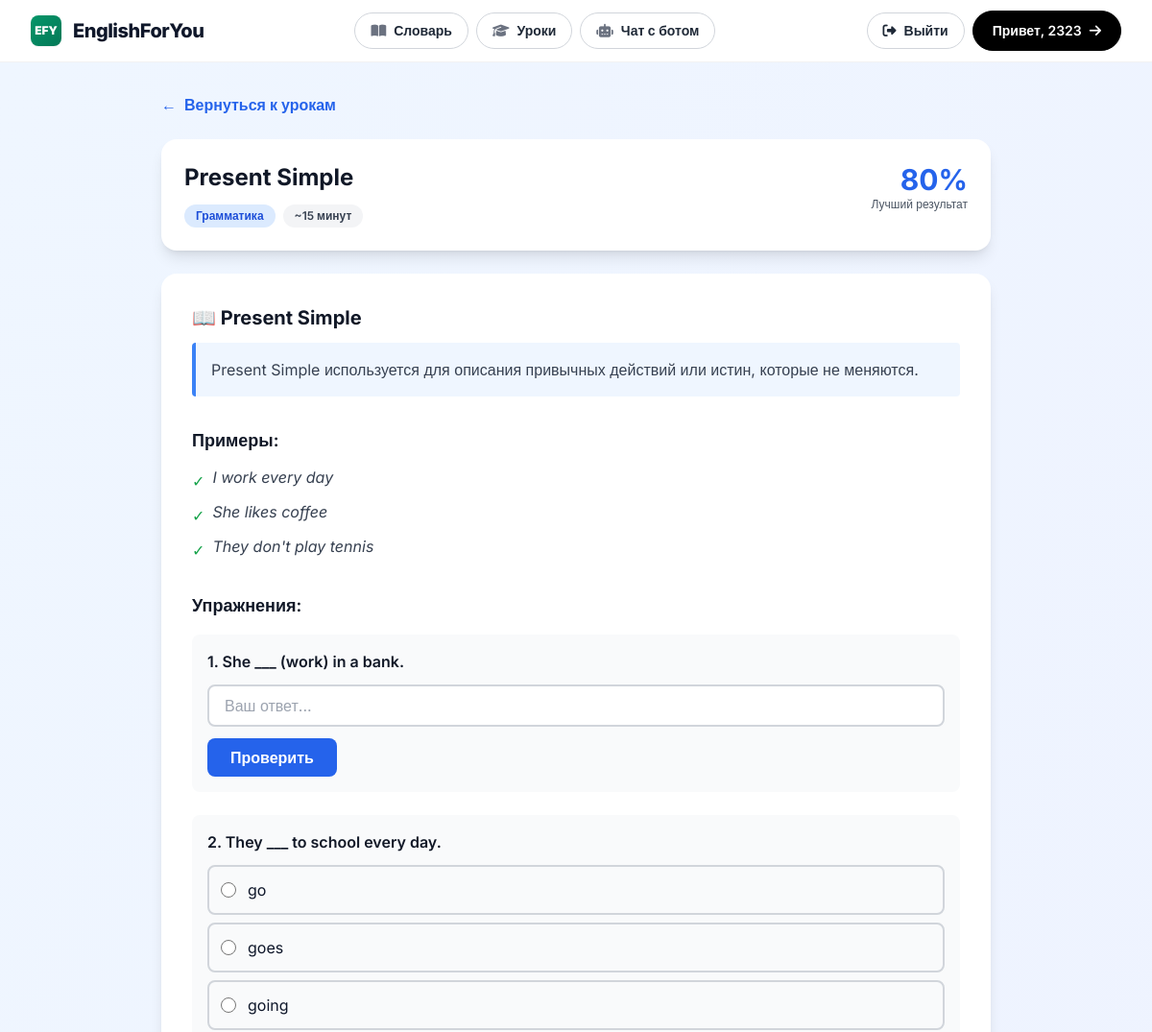
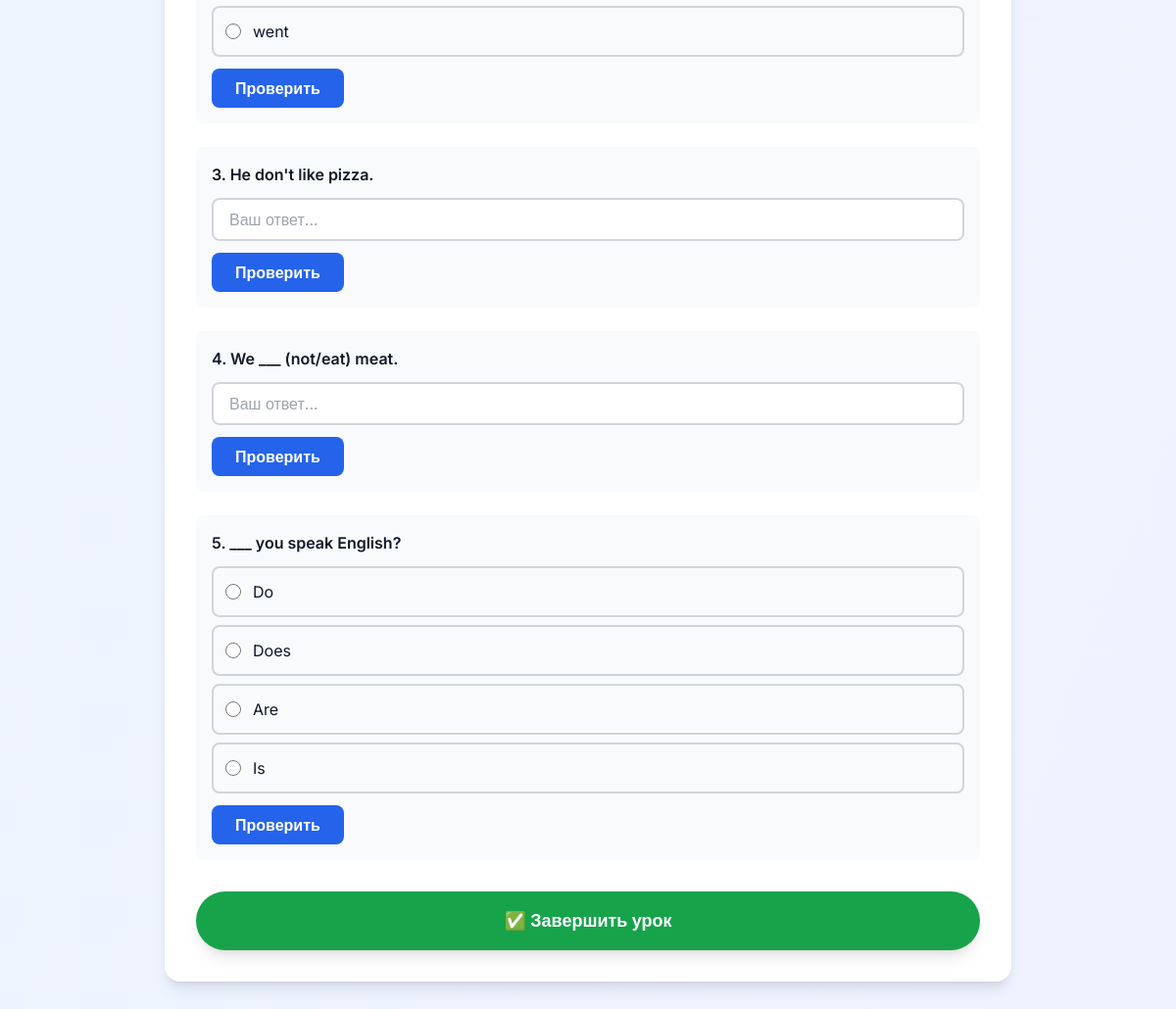
Screenshot of /lessons/lesson/1/ (signed in) with the database file from the repository (2 pictures, top to bottom).
### lessons/models.py (models this page shows, shortened)
class Lesson(models.Model):
    TYPE_CHOICES = [
        ('grammar', 'Грамматика'),
        ('vocabulary', 'Лексика'),
        ('reading', 'Чтение'),
    ]
    block = models.ForeignKey(
        LessonBlock,
        on_delete=models.CASCADE,
        related_name='lessons',
        verbose_name='Блок'
    )
    lesson_type = models.CharField(
        max_length=20,
        choices=TYPE_CHOICES,
        verbose_name='Тип урока'
    )
    title = models.CharField(
        max_length=200,
        verbose_name='Название урока'
    )
    content = models.JSONField(
        verbose_name='Контент урока',
        help_text='Структура контента в JSON'
    )
    order = models.IntegerField(
        verbose_name='Порядок в блоке',
        help_text='1 - грамматика, 2 - лексика, 3 - чтение'
    )
    estimated_time = models.IntegerField(
        default=15,
        verbose_name='Примерное время (мин)'
    )
    is_unlocked = models.BooleanField(
        default=False,
        verbose_name='Разблокирован'
    )
    created_at = models.DateTimeField(
        auto_now_add=True,
        verbose_name='Создан'
    )
    class Meta:
        verbose_name = 'Урок'
        verbose_name_plural = 'Уроки'
        ordering = ['block', 'order']
        indexes = [
            models.Index(fields=['block', 'order']),
        ]

class LessonProgress(models.Model):
    user = models.ForeignKey(
        User,
        on_delete=models.CASCADE,
        related_name='lesson_progress',
        verbose_name='Пользователь'
    )
    lesson = models.ForeignKey(
        Lesson,
        on_delete=models.CASCADE,
        related_name='progress',
        verbose_name='Урок'
    )
    best_score = models.IntegerField(
        default=0,
        validators=[MinValueValidator(0), MaxValueValidator(100)],
        verbose_name='Лучший результат (%)'
    )
    current_score = models.IntegerField(
        default=0,
        validators=[MinValueValidator(0), MaxValueValidator(100)],
        verbose_name='Текущий результат (%)'
    )
    exercises_data = models.JSONField(
        default=dict,
        verbose_name='Данные упражнений',
        help_text='{"ex1": {"answer": "...", "is_correct": true}}'
    )
    is_completed = models.BooleanField(
        default=False,
        verbose_name='Завершён'
    )
    attempts = models.IntegerField(
        default=0,
        verbose_name='Попыток'
    )
    words_learned_count = models.IntegerField(
        default=0,
        verbose_name='Выучено слов',
        help_text='Только для vocabulary'
    )
    first_completed_at = models.DateTimeField(
        blank=True,
        null=True,
        verbose_name='Первое завершение'
    )
    last_accessed = models.DateTimeField(
        auto_now=True,
        verbose_name='Последний доступ'
    )
    class Meta:
        verbose_name = 'Прогресс урока'
        verbose_name_plural = 'Прогресс уроков'
        unique_together = ['user', 'lesson']
        ordering = ['-last_accessed']
        indexes = [
            models.Index(fields=['user', 'lesson']),
            models.Index(fields=['user', 'is_completed']),
        ]

### lessons/views.py (the view)
# urls.py: path('lesson/<int:lesson_id>/', views.lesson_detail_view, name='lesson_detail'),
def lesson_detail_view(request, lesson_id):
    if not request.user.is_authenticated:
        return redirect('login')
    lesson = get_object_or_404(Lesson, id=lesson_id)
    if lesson.block.user != request.user:
        return redirect('lessons_board')
    if not lesson.is_unlocked:
        return redirect('lessons_board')
    progress, created = LessonProgress.objects.get_or_create(
        user=request.user,
        lesson=lesson,
        defaults={'exercises_data': {}}
    )
    component_map = {
        'grammar': 'lessons/components/grammar.html',
        'vocabulary': 'lessons/components/vocabulary.html',
        'reading': 'lessons/components/reading.html'
    }
    context = {
        'lesson': lesson,
        'progress': progress,
        'block': lesson.block,
        'content': lesson.content,
        'component_template': component_map.get(lesson.lesson_type, 'lessons/components/grammar.html')
    }
    return render(request, 'lessons/lesson_detail.html', context)

### lessons/templates/lessons/lesson_detail.html (shortened to what this page needs)
{% extends 'main/layout.html' %}
{% load static %}
{% block content %}
<div class="min-h-screen bg-gradient-to-br from-blue-50 to-indigo-50 py-8">
  <div class="max-w-4xl mx-auto px-4">
    <div class="mb-6">
      <a href="{% url 'lessons_board' %}" class="inline-flex items-center gap-2 text-blue-600 hover:text-blue-700 font-semibold">
        <span>←</span> Вернуться к урокам
      </a>
    </div>
    <div class="bg-white rounded-2xl shadow-lg p-6 mb-6">
      <div class="flex justify-between items-start">
        <div>
          <h1 class="text-2xl font-bold text-gray-900">{{ lesson.title }}</h1>
          <div class="flex gap-2 mt-3">
            <span class="text-xs font-semibold px-3 py-1 bg-blue-100 text-blue-700 rounded-full">
              {{ lesson.get_lesson_type_display }}
            </span>
            <span class="text-xs font-semibold px-3 py-1 bg-gray-100 text-gray-700 rounded-full">
              ~{{ lesson.estimated_time }} минут
            </span>
          </div>
        </div>
        {% if progress.best_score > 0 %}
        <div class="text-right">
          <div class="text-3xl font-bold text-blue-600">{{ progress.best_score }}%</div>
          <div class="text-xs text-gray-600">Лучший результат</div>
        </div>
        {% endif %}
      </div>
    </div>
    <div class="bg-white rounded-2xl shadow-lg p-8">
      {% include component_template %}
    </div>
  </div>
</div>
{% endblock %}

### main/templates/main/layout.html (shortened to what this page needs)
{% load static %}
<!DOCTYPE html>
<html lang="ru">
<head>
  <link rel="stylesheet" href="https://cdnjs.cloudflare.com/ajax/libs/font-awesome/6.4.0/css/all.min.css"/>
  <script src="https://cdn.tailwindcss.com"></script>
</head>
<body class="font-sans bg-gradient-to-b from-white to-gray-50 text-slate-900 antialiased">
  <header id="siteHeader" class="sticky top-0 z-40 backdrop-blur-md bg-white/70 border-b border-black/5 fade-in-down transition-shadow" data-scrolled="false">
    <div class="max-w-7xl mx-auto h-16 px-4 sm:px-6 lg:px-8 flex items-center gap-4">
      <a href="{% url 'home' %}" class="inline-flex items-center gap-3 group">
        <div class="w-8 h-8 rounded-lg bg-gradient-to-br from-primary to-emerald-700 text-white grid place-items-center font-black text-xs shadow-sm transition-transform group-hover:-translate-y-0.5">
          EFY
        </div>
        <span class="font-extrabold text-lg sm:text-xl tracking-tight">
          EnglishForYou
        </span>
      </a>
      <nav class="hidden lg:flex items-center gap-2 mx-auto">
        <a href="#"
           class="inline-flex items-center gap-2 px-4 py-2 rounded-full text-sm font-semibold bg-white border border-gray-300 text-gray-800 transition-all hover:-translate-y-0.5 hover:shadow-md hover:text-primary hover:border-primary focus-visible:outline-2 focus-visible:outline-primary focus-visible:outline-offset-2">
          <i class="fa-solid fa-book-open text-gray-500"></i>
          Словарь
        </a>
        <a href="{% url 'lessons_board' %}"
           class="inline-flex items-center gap-2 px-4 py-2 rounded-full text-sm font-semibold bg-white border border-gray-300 text-gray-800 transition-all hover:-translate-y-0.5 hover:shadow-md hover:text-primary hover:border-primary focus-visible:outline-2 focus-visible:outline-primary focus-visible:outline-offset-2">
          <i class="fa-solid fa-graduation-cap text-gray-500"></i>
          Уроки
        </a>
        <a href="#"
           class="inline-flex items-center gap-2 px-4 py-2 rounded-full text-sm font-semibold bg-white border border-gray-300 text-gray-800 transition-all hover:-translate-y-0.5 hover:shadow-md hover:text-primary hover:border-primary focus-visible:outline-2 focus-visible:outline-primary focus-visible:outline-offset-2">
          <i class="fa-solid fa-robot text-gray-500"></i>
          Чат с ботом
        </a>
      </nav>
      <div class="hidden md:flex items-center gap-2 ml-auto lg:ml-0">
        {% if request.user.is_authenticated %}
          <a href="{% url 'logout' %}"
             class="inline-flex items-center gap-2 px-4 py-2 rounded-full text-sm font-semibold bg-white border border-gray-300 text-gray-800 transition-all hover:-translate-y-0.5 hover:shadow-md hover:text-primary hover:border-primary focus-visible:outline-2 focus-visible:outline-primary focus-visible:outline-offset-2">
            <i class="fa-solid fa-right-from-bracket"></i>
            Выйти
          </a>
        {% endif %}
        {% if request.user.is_authenticated %}
          <a href="{% url 'user_profile' %}"
             class="group relative inline-flex items-center gap-2 px-5 py-2.5 rounded-full text-sm font-semibold bg-black text-white border border-black overflow-hidden transition-all hover:-translate-y-0.5 hover:shadow-md hover:brightness-110 active:brightness-95 btn-dark-animated focus-visible:outline-2 focus-visible:outline-primary focus-visible:outline-offset-2">
            <span class="relative z-10">Привет, {{ request.user }}</span>
            <i class="fas fa-arrow-right relative z-10 transition-transform group-hover:translate-x-1"></i>
          </a>
        {% endif %}
      </div>
    </div>
  </header>
  {% block content %}
  {% endblock %}
</body>
</html>

### lessons/templates/lessons/components/grammar.html (shortened to what this page needs)
<div class="mb-8">
  <h2 class="text-xl font-bold text-gray-900 mb-3">📖 {{ content.rule.title }}</h2>
  <div class="bg-blue-50 border-l-4 border-blue-500 p-4 rounded">
    <p class="text-gray-700 whitespace-pre-line">{{ content.rule.explanation }}</p>
  </div>
</div>
<div class="mb-8">
  <h3 class="text-lg font-semibold text-gray-900 mb-3">Примеры:</h3>
  <ul class="space-y-2">
    {% for example in content.rule.examples %}
    <li class="flex items-start gap-2">
      <span class="text-green-600 mt-1">✓</span>
      <span class="text-gray-700 italic">{{ example }}</span>
    </li>
    {% endfor %}
  </ul>
</div>
<div class="mb-8">
  <h3 class="text-lg font-semibold text-gray-900 mb-4">Упражнения:</h3>
  {% for exercise in content.exercises %}
  <div class="exercise mb-6 p-4 bg-gray-50 rounded-lg" data-id="{{ exercise.id }}" data-type="{{ exercise.type }}" data-answer="{{ exercise.correct_answer }}">
    <div class="font-semibold text-gray-900 mb-3">{{ forloop.counter }}. {{ exercise.question }}</div>
    {% if exercise.type == 'fill_blank' or exercise.type == 'correct_mistake' %}
    <input type="text" class="user-answer w-full px-4 py-2 border-2 border-gray-300 rounded-lg focus:border-blue-500 focus:outline-none" placeholder="Ваш ответ...">
    {% elif exercise.type == 'multiple_choice' %}
    <div class="space-y-2">
      {% for option in exercise.options %}
      <label class="flex items-center gap-3 p-3 border-2 border-gray-300 rounded-lg cursor-pointer hover:bg-white transition">
        <input type="radio" name="exercise_{{ exercise.id }}" value="{{ forloop.counter0 }}" class="user-answer w-4 h-4">
        <span>{{ option }}</span>
      </label>
      {% endfor %}
    </div>
    {% endif %}
    <button class="check-btn mt-3 px-6 py-2 bg-blue-600 text-white font-semibold rounded-lg hover:bg-blue-700 transition">
      Проверить
    </button>
  </div>
  {% endfor %}
</div>
<button id="completeBtn" class="w-full px-8 py-4 bg-green-600 text-white font-bold text-lg rounded-full hover:bg-green-700 transition shadow-lg">
  ✅ Завершить урок
</button>

### main/templates/main/layout.html (style rules this page uses)
.fade-in-down { animation: fadeInDown .45s ease-out; }

### rows the page displays
Lesson: title "Present Simple", lesson_type "Грамматика", estimated_time "15", rule "Present Simple"
LessonProgress: best_score "80"

### other values shown
{{ request.user }} "2323"
{{ content.rule.explanation }} "Present Simple используется для описания привычных действий или истин, которые не меняются."
{{ example }} "I work every day" "She likes coffee" "They don't play tennis"
{{ exercise.question }} "She ___ (work) in a bank." "They ___ to school every day." "He don't like pizza." "We ___ (not/eat) meat." "___ you speak English?"
{{ option }} "go" "goes" "going" "went" "Do" "Does" "Are" "Is"
